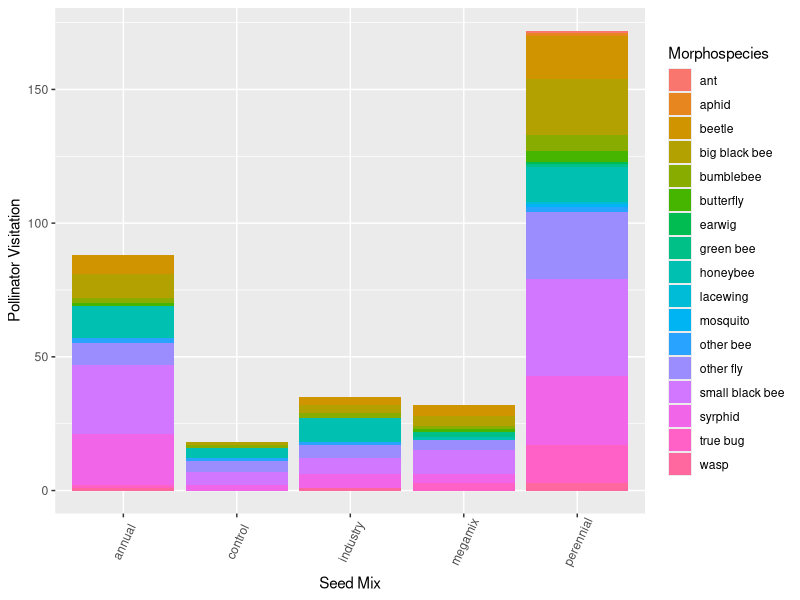
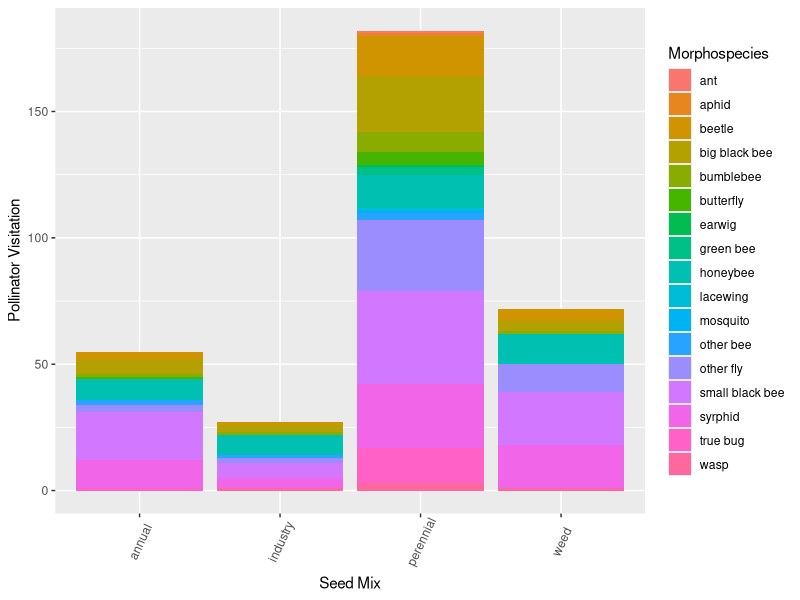
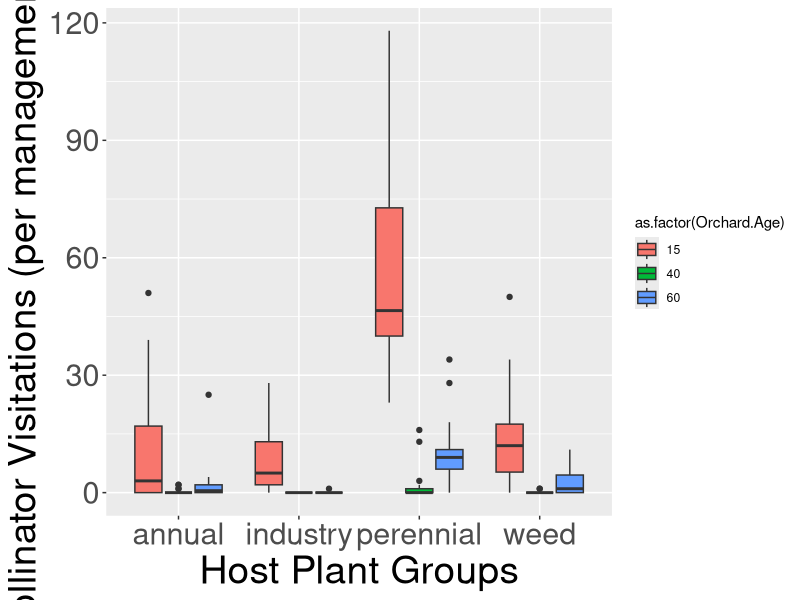

Source code (R) for these figures, in order: (Note: this script raises an error after producing the figures.)
## POLLINATOR THESIS PROJECT FIGURES
## Pollinator visitations by seed mix


## Libraries needed
library(tidyverse)
library(ggplot2)
library(dplyr)

library(nlme)
library(multcomp)

#############################
#############################
#############################
#############################
## Import data
## Clean up column names and columns

observedpollinators <- read.csv("observedpollinators_2021.csv")
names(observedpollinators) <- c ("Month", "Orchard.Age", "Block", "Management", "Seed.Mix", "Host.Plant", "Morphospecies", "Number", "Notes")

#############################
#############################

## First I'll filter the observed pollinator dataset to find total pollinator visits for each seed mix
## I want to count all pollinator visits within a seed mix by each management subplot, and by what
## morphospecies were visiting that seed mix


seedmixabundances <- observedpollinators %>%
  dplyr::select(Orchard.Age, Block, Management, Seed.Mix, Morphospecies, Number) %>%
  group_by(Orchard.Age, Block, Seed.Mix, Management, Morphospecies) %>%
  summarise(Number = sum(Number))

## For graphing this, I want to do a stacked bar plot
ggplot(seedmixabundances, aes(fill=Morphospecies, x=Seed.Mix)) + 
  geom_bar(stat="count", position="stack") +
  theme(axis.text.x = element_text(angle=65, vjust=0.6)) +
  labs(x="Seed Mix", y="Pollinator Visitation")
#############################
#############################
## Graphing version 2: I want to do something similar to what I did with richness
## where I group observations by the actual plant they were observed on, not just seed mix,
## so that I can account for escapee plants.

annualspecies <- c("collomia", "amsinckia", "clarkia", "epilobium", "gilia",
                   "lotus", "plectritis", "sanguisorba", "annual")

perennialspecies <- c("achillea", "agoseris", "lomatium", "potentilla",
                      "prunella", "viola", "geum", "eriophyllum", "perennial")

industryspecies <- c("barley", "oats", "vetch", "clover", "industry")

taxonomicobservations<-observedpollinators%>%
  mutate(seedmix2=ifelse(Host.Plant%in%perennialspecies, "perennial",
                         ifelse(Host.Plant%in%annualspecies, "annual", 
                                ifelse(Host.Plant%in%industryspecies, "industry", 
                                       ifelse(Host.Plant=="weed","weed", Host.Plant)))))%>%
  ungroup()%>%
  group_by(Orchard.Age, Block, Management, Morphospecies, seedmix2)%>%
  summarise(Number = sum(Number))

ggplot(taxonomicobservations, aes(fill=Morphospecies, x=seedmix2)) + 
  geom_bar(stat="count", position="stack") +
  theme(axis.text.x = element_text(angle=65, vjust=0.6)) +
  labs(x="Seed Mix", y="Pollinator Visitation")
#add in a full plot list to account for zeroes
plots <- read.csv("canopy_cover.csv")%>%
  filter(year==2021)%>% #have to do this here
  mutate(seedmix=ifelse(seedmix=="annuals", "annual", ifelse(seedmix=="perennials", "perennial", seedmix)))%>%
  mutate(management=ifelse(management=="scraped", "flailscrape", ifelse(management=="flailed", "flail", "unmanaged")))%>%
   dplyr::select(1:4)
names(plots) <- c("Orchard.Age", "Block", "Management", "Seed.Mix")

newplots<-plots%>%  #convert to species types
  mutate(seedmix2=ifelse(Seed.Mix=="control", "weed", Seed.Mix))%>%
  dplyr::select(-Seed.Mix)%>%
  filter(seedmix2!="megamix")



taxonomicobservations1<-taxonomicobservations%>%
  group_by(Orchard.Age, Block, Management, seedmix2)%>%
  summarize(Number=sum(Number))

taxonomicobservations1<-full_join(newplots, taxonomicobservations1)%>% #need zeroes
  mutate(Number=ifelse(is.na(Number), 0, Number))



ggplot(subset(taxonomicobservations1, seedmix2!="megamix"), aes(x=seedmix2, y=Number)) +
  geom_boxplot(aes(fill=as.factor(Orchard.Age))) +
  labs(x="Host Plant Groups", y="Pollinator Visitations (per management plot)") +
  theme(axis.text=element_text(size=22),
        axis.title=element_text(size=28))

#############################
#############################
## Statistics

##First, I want to test if the means are different for total pollinator visitations in each seed mix
## category. I'll create a dataset first of all the visitations (not divided up my morphospecies)
## per seed mix, and then compare the means with the 'aov' function
aov <- aov(Number~seedmix2, data=taxonomicobservations1)
summary(aov)

## Results: P < 0.05, so I'll go ahead with a Tukey test
tukey <- TukeyHSD(aov, conf.level=.95)

## Tukey results: There's a significant difference between the perennial & megamix and perennial & control
## pollinator visitations

#############################
#############################
## Statistics for 'taxonomicobservations'

#seedmixmeans2<-observedpollinators%>%
#  mutate(seedmix2=ifelse(Host.Plant%in%perennialspecies, "perennial",
##                         ifelse(Host.Plant%in%annualspecies, "annual", 
#                                ifelse(Host.Plant%in%industryspecies, "industry", 
 #                                      ifelse(Host.Plant=="weed","weed", Host.Plant)))))%>%
#  ungroup()%>%
#  group_by(Orchard.Age, Block, Management, seedmix2)%>%
#  summarise(Number = sum(Number))


#aov <- aov(Number~seedmix2, data=seedmixmeans2)
#summary(aov)

## Results: P < 0.05, so I'll go ahead with a Tukey test
#tukey2 <- TukeyHSD(aov, conf.level=.95)

## When examining observations by plant species, there is a significant difference between
## perennials and annuals, and perennials and weeds

#############################
#############################
## Statistics for 'taxonomicobservations'
## Including orchard age

aovorchard <- aov(Number~seedmix2*as.factor(Orchard.Age), data=taxonomicobservations1)
tukey3 <- TukeyHSD(aovorchard, conf.level=.95)
smm3<-taxonomicobservations1%>%
 mutate(trt= as.factor(paste(seedmix2, Orchard.Age, sep="_")))%>%
  ungroup()

aov3<-aov(Number~trt, data=smm3)

#COMPACT LETTER DISPLAY
cld(glht(aov3, mcp(trt="Tukey"))) 

#mm<-lme(Number~paste(seedmix2, as.factor(Orchard.Age)), data=seedmixmeans2)
#tuk3<-glht(aovorchard, linft=mcp(func="Tukey"))
#cld(tuk3)

#MM<-lme(lrr~func, random = ~1|site, data = subset(inter, metric=="Shannon"&!is.na(difference)))
#summary(glht(MM, linfct=mcp(func="Tukey")))
#cld(glht(MM, linfct=mcp(func="Tukey")))

#############################
#############################
## Statistics for plants within the perennial seed mix
## From tukey2 and tukey3, it's clear that there's a significant
## difference in pollinator visitations to the species in the perennial seed mix
## as compared to the other seed mixes. So, I'm going to compare the individual
## species to see what stands out.

## Creating the data set for this:
perennialmeans <- observedpollinators%>%
  mutate(seedmix2=ifelse(Host.Plant%in%perennialspecies, "perennial",
                         ifelse(Host.Plant%in%annualspecies, "annual", 
                                ifelse(Host.Plant%in%industryspecies, "industry", 
                                       ifelse(Host.Plant=="weed","weed", Host.Plant)))))%>%
  ungroup()%>%
  group_by(Orchard.Age, Block, Management, seedmix2, Host.Plant)%>%
  summarise(Number = sum(Number)) %>%
  mutate(Host.Plant=as.factor(Host.Plant))%>%
  ungroup()%>%
  spread(Host.Plant, Number, fill=0)
pereninalmeans1<-full_join(newplots, perennialmeans)%>%
  filter(seedmix2!="megamix"&!is.na(seedmix2))%>%
  dplyr::select(-20)%>%
  gather(Host.Plant, Number, 5:19)%>%
  mutate(Number=ifelse(is.na(Number), 0, Number))%>%
  filter(Host.Plant!="barley")%>%
  mutate(Host.Plant=as.factor(Host.Plant))
test<-group_by(pereninalmeans1, Orchard.Age, Host.Plant)%>%
  summarize(test=sum(Number))%>%
  filter(Host.Plant!="barley")

perennialmeans2<-left_join(pereninalmeans1, test)%>%
  filter(test!=0)

#plants with all zeroes not shown
ggplot(perennialmeans2, aes(x=Host.Plant, y=Number)) +
    geom_jitter(size=.5)+geom_boxplot(aes(fill=seedmix2), position="identity") +  facet_grid(~Orchard.Age, scales="fixed")+
    labs(x="Host Plant Species", y="Pollinator Visitation (per management plot)")+
       theme(axis.text.x=element_text(angle = -90, hjust = 0))
  
  
## Stat tests
    
#across all
aovperennials <- aov(Number~Host.Plant, data=pereninalmeans1)
tukey4 <- TukeyHSD(aovperennials, conf.level=.95)
cld(glht(aovperennials, mcp(Host.Plant="Tukey"))) #only achillea significantly higher

#across all
aovperennials.15 <- aov(Number~Host.Plant, data=subset(pereninalmeans1, Orchard.Age==15))
tukey4 <- TukeyHSD(aovperennials, conf.level=.95)
cld(glht(aovperennials.15, mcp(Host.Plant="Tukey"))) #only achillea

#across all
aovperennials.40 <- aov(Number~Host.Plant, data=subset(pereninalmeans1, Orchard.Age==40))
tukey4 <- TukeyHSD(aovperennials, conf.level=.95)
cld(glht(aovperennials.40, mcp(Host.Plant="Tukey"))) #only geum significanlty higher

#across all
aovperennial.60 <- aov(Number~Host.Plant, data=subset(pereninalmeans1, Orchard.Age==60))
tukey4 <- TukeyHSD(aovperennials, conf.level=.95)
cld(glht(aovperennial.60, mcp(Host.Plant="Tukey"))) #only geum sig higher

## Nothing stands out as significant, so I'll do another test within orchard ages
aovperennialorchard <- aov(Number~Host.Plant*as.factor(Orchard.Age), data=perennialmeans)
tukey5 <- TukeyHSD(aovperennialorchard, conf.level=.95)
